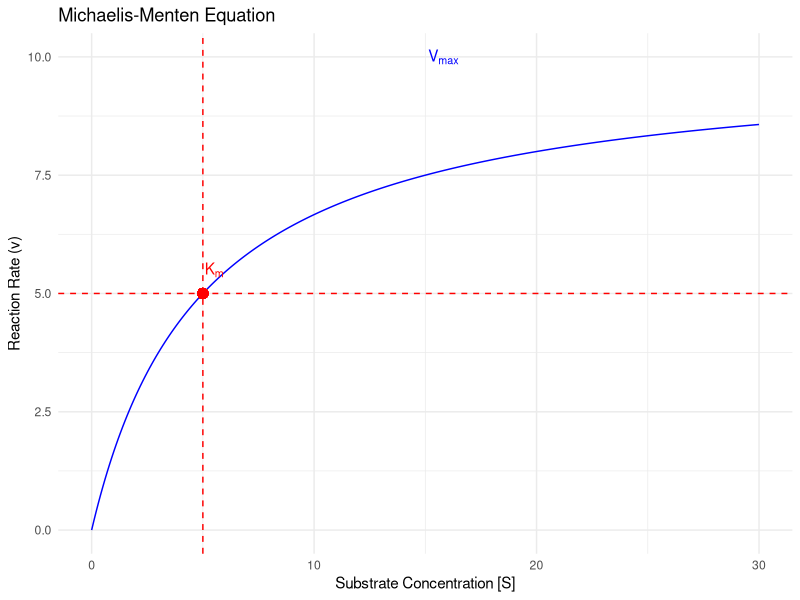

Recreate this plot in R.
## ---- chunk 1
# Load necessary library
library(ggplot2)

# Define the Michaelis-Menten equation function
michaelis_menten <- function(S, Vmax, Km) {
  Vmax * S / (Km + S)
}

# Define parameters
Vmax <- 10  # Maximum rate of the reaction
Km <- 5     # Michaelis constant

# Define substrate concentration range
S_values <- seq(0, 30, by = 0.1)

# Calculate reaction rate (v) using the Michaelis-Menten equation
v_values <- michaelis_menten(S_values, Vmax, Km)

# Create a data frame with substrate concentrations and reaction rates
data <- data.frame(S = S_values, v = v_values)

# Plot the Michaelis-Menten equation graph using ggplot2
plot <- ggplot(data, aes(x = S, y = v)) +
  geom_line(color = "blue") +  # Plot the Michaelis-Menten curve
  # Highlight the half-saturation point
  geom_point(aes(x = Km, y = Vmax / 2), color = "red", size = 3) +
  # Add a horizontal line at Vmax / 2
  geom_hline(yintercept = Vmax / 2, linetype = "dashed", color = "red") +
  # Add a vertical line at Km
  geom_vline(xintercept = Km, linetype = "dashed", color = "red") +
  # Add text annotations for key points
  annotate("text", x = Km, y = Vmax / 2 + 0.5, label = expression(K[m]), hjust = -0.1, color = "red") +
  annotate("text", x = max(S_values) / 2, y = Vmax, label = expression(V[max]), hjust = -0.1, color = "blue") +
  # Labels for the axes
  labs(
    title = "Michaelis-Menten Equation",
    x = "Substrate Concentration [S]",
    y = "Reaction Rate (v)"
  ) +
  # Customize the plot theme
  theme_minimal()

# Print the plot
plot


